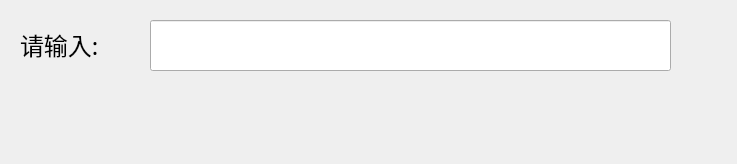
<?xml version="1.0" encoding="UTF-8"?>
<ui version="4.0">
 <class>research</class>
 <widget class="QWidget" name="research">
  <property name="geometry">
   <rect>
    <x>0</x>
    <y>0</y>
    <width>737</width>
    <height>164</height>
   </rect>
  </property>
  <property name="minimumSize">
   <size>
    <width>737</width>
    <height>164</height>
   </size>
  </property>
  <property name="maximumSize">
   <size>
    <width>737</width>
    <height>164</height>
   </size>
  </property>
  <property name="windowTitle">
   <string>搜索</string>
  </property>
  <property name="windowIcon">
   <iconset theme="audio-card"/>
  </property>
  <widget class="QLineEdit" name="lineEdit">
   <property name="geometry">
    <rect>
     <x>150</x>
     <y>20</y>
     <width>521</width>
     <height>51</height>
    </rect>
   </property>
  </widget>
  <widget class="QLabel" name="label">
   <property name="geometry">
    <rect>
     <x>20</x>
     <y>20</y>
     <width>111</width>
     <height>51</height>
    </rect>
   </property>
   <property name="font">
    <font>
     <family>苹方 中等</family>
    </font>
   </property>
   <property name="text">
    <string>&lt;html&gt;&lt;head/&gt;&lt;body&gt;&lt;p&gt;&lt;span style=&quot; font-size:18pt;&quot;&gt;请输入:&lt;/span&gt;&lt;/p&gt;&lt;/body&gt;&lt;/html&gt;</string>
   </property>
  </widget>
 </widget>
 <resources/>
 <connections/>
</ui>
